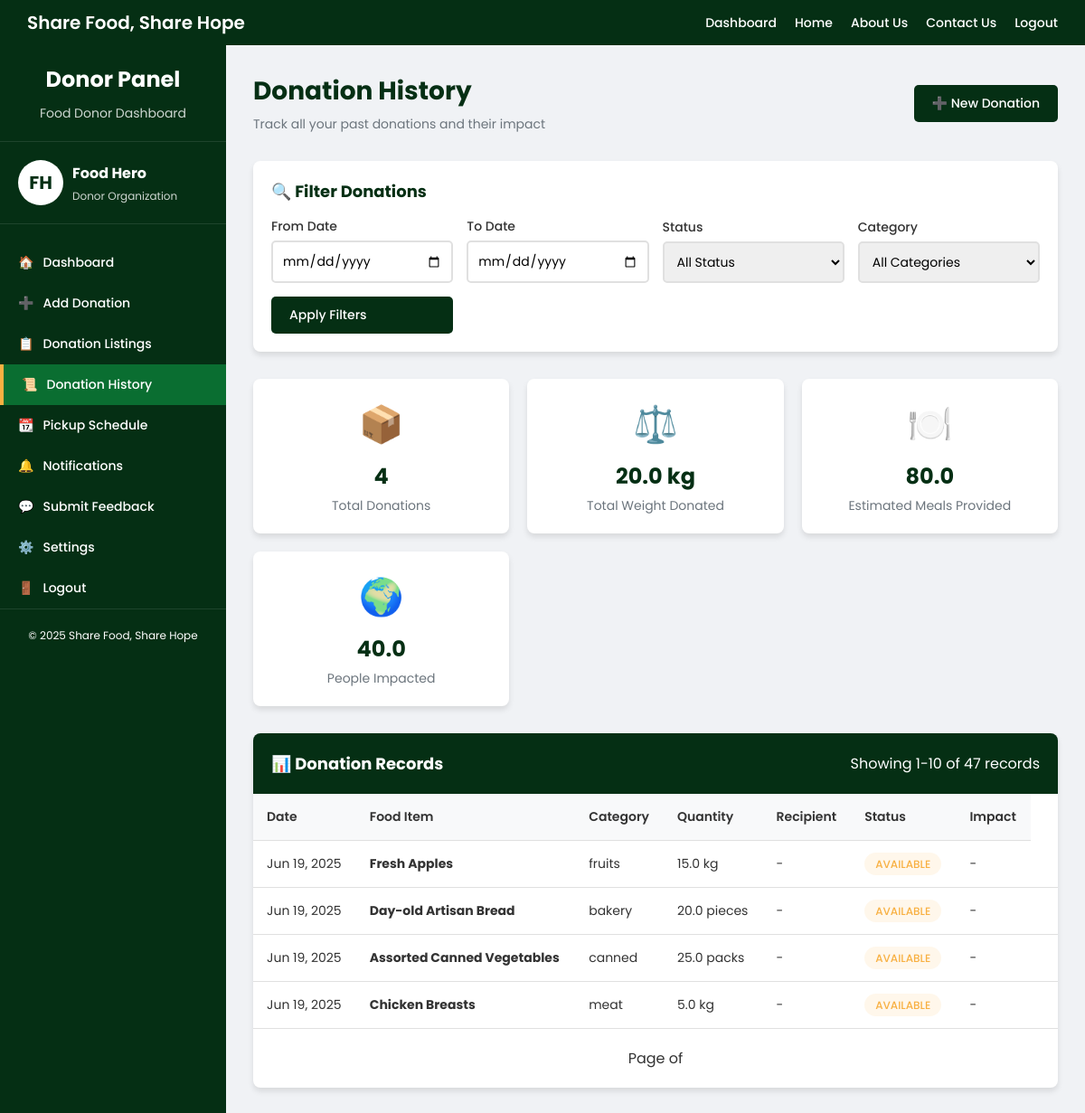
/donation-history/ (signed in), run on the app's committed database.
### fooddonor/models.py (models this page shows, shortened)
class FoodDonation(models.Model):
    STATUS_CHOICES = (
        ('available', 'Available'),
        ('claimed', 'Claimed'),
        ('delivered', 'Delivered'),
        ('expired', 'Expired'),
    )
    CATEGORY_CHOICES = [
        ('fruits', 'Fruits'),
        ('vegetables', 'Vegetables'),
        ('grains', 'Grains & Cereals'),
        ('dairy', 'Dairy Products'),
        ('meat', 'Meat & Poultry'),
        ('seafood', 'Seafood'),
        ('bakery', 'Bakery Items'),
        ('prepared', 'Prepared Food'),
        ('beverages', 'Beverages'),
        ('canned', 'Canned Goods'),
        ('others', 'Other'),
    ]
    UNIT_CHOICES = [
        ('kg', 'Kilograms'),
        ('lbs', 'Pounds'),
        ('pieces', 'Pieces'),
        ('portions', 'Portions'),
        ('litres', 'Litres'),
        ('packs', 'Packs'),
    ]
    DIETARY_CHOICES = [
        ('halal', 'Halal'),
        ('vegetarian', 'Vegetarian'),
        ('vegan', 'Vegan'),
        ('gluten_free', 'Gluten-Free'),
        ('none', 'None'),
    ]
    ALLERGEN_CHOICES = [
        ('nuts', 'Nuts'),
        ('dairy', 'Dairy'),
        ('gluten', 'Gluten'),
        ('soy', 'Soy'),
        ('shellfish', 'Shellfish'),
    ]
    donor = models.ForeignKey('fooddonor.Profile', on_delete=models.CASCADE, related_name='donations')
    title = models.CharField(max_length=100)
    description = models.TextField()
    quantity_amount = models.FloatField(default=1.0)
    quantity_unit = models.CharField(max_length=10, choices=UNIT_CHOICES, default='kg')
    category = models.CharField(max_length=100, choices=CATEGORY_CHOICES)
    dietary_info = models.TextField(blank=True, null=True)
    known_allergens = models.TextField(blank=True, null=True)
    expiry_date = models.DateField()
    pickup_location = models.CharField(max_length=255)
    status = models.CharField(max_length=10, choices=STATUS_CHOICES, default='available')
    created_at = models.DateTimeField(auto_now_add=True)
    image = models.ImageField(upload_to='', null=True, blank=True)

### fooddonor/views.py (the view)
# urls.py: path('donation-history/', views.donation_history, name='donation_history'),
@login_required
def donation_history(request):
    donations = FoodDonation.objects.filter(donor__user=request.user)
    unit_totals = defaultdict(float)
    for d in donations:
        if d.quantity_amount and d.quantity_unit:
            unit_totals[d.quantity_unit] += d.quantity_amount
    paginator = Paginator(donations, 10)  # Show 10 donations per page
    page_number = request.GET.get('page')
    page_obj = paginator.get_page(page_number)
    total_donations = donations.count()
    total_weight = sum(
    float(d.quantity_amount)
        for d in donations
        if d.quantity_unit == "kg"
    )
    estimated_meals = total_weight * 4  # e.g., 1kg = 4 meals
    total_impact = estimated_meals // 2  # example assumption
    return render(request, 'donationhistory.html', {
        'donations': donations,
        'total_donations': total_donations,
        'total_weight': total_weight,
        'estimated_meals': estimated_meals,
        'total_impact': total_impact,
    })

### fooddonor/templates/donationhistory.html (shortened to what this page needs)
<!DOCTYPE html>
<html lang="en">
<head>
</head>
<body>
<div class="topbar">
  <div class="logo">Share Food, Share Hope</div>
  <div class="nav-links">
    <a href="#">Dashboard</a>
    <a href="#">Home</a>
    <a href="#">About Us</a>
    <a href="#">Contact Us</a>
    <a href="#">Logout</a>
  </div>
</div>
<div class="dashboard">
  <div class="sidebar">
    <div class="sidebar-header">
      <h2>Donor Panel</h2>
      <p>Food Donor Dashboard</p>
    </div>
    <div class="user-info">
      <div class="user-avatar">
        {% if user.first_name and user.last_name %}
          {{ user.first_name.0 }}{{ user.last_name.0 }}
        {% elif user.first_name %}
          {{ user.first_name.0 }}{{ user.first_name.1|default:'' }}
        {% else %}
          {{ user.username.0 }}{{ user.username.1|default:'' }}
        {% endif %}
      </div>
      <div class="user-details">
        <h3>
          {% if user.get_full_name %}
            {{ user.get_full_name }}
          {% else %}
            {{ user.username }}
          {% endif %}
        </h3>
        <p>Donor Organization</p>
      </div>
    </div>
    <div class="menu">
        <a href="{% url 'fooddonor:donor_dashboard' %}" class="menu-item">
          <div class="menu-icon">🏠</div>
          <div class="menu-text">Dashboard</div>
        </a>
        <a href="{% url 'fooddonor:add_food' %}" class="menu-item">
          <div class="menu-icon">➕</div>
          <div class="menu-text">Add Donation</div>
        </a>
        <a href="{% url 'fooddonor:donation_list' %}" class="menu-item">
          <div class="menu-icon">📋</div>
          <div class="menu-text">Donation Listings</div>
        </a>
        <a href="{% url 'fooddonor:donation_history' %}" class="menu-item active">
          <div class="menu-icon">📜</div>
          <div class="menu-text">Donation History</div>
        </a>
        <a href="{% url 'fooddonor:pickup_schedule' %}" class="menu-item">
          <div class="menu-icon">📆</div>
          <div class="menu-text">Pickup Schedule</div>
        </a>
        <a href="{% url 'fooddonor:notifications' %}" class="menu-item">
          <div class="menu-icon">🔔</div>
          <div class="menu-text">Notifications</div>
        </a>
        <a href="{% url 'fooddonor:submit_feedback' %}" class="menu-item">
          <div class="menu-icon">💬</div>
          <div class="menu-text">Submit Feedback</div>
        </a>
        <a href="{% url 'fooddonor:settings' %}" class="menu-item">
          <div class="menu-icon">⚙️</div>
          <div class="menu-text">Settings</div>
        </a>
        <a href="{% url 'fooddonor:logout' %}" class="menu-item">
          <div class="menu-icon">🚪</div>
          <div class="menu-text">Logout</div>
        </a>
    </div>
    <div class="sidebar-footer">
      <p>© 2025 Share Food, Share Hope</p>
    </div>
  </div>
  <div class="main-content">
    <div class="header">
      <div class="header-title">
        <h1>Donation History</h1>
        <p>Track all your past donations and their impact</p>
      </div>
      <div class="header-actions">
        <a href="{% url 'fooddonor:add_food' %}" class="btn btn-primary">
          ➕ New Donation
        </a>
      </div>
    </div>
    <div class="filter-section">
      <h3>🔍 Filter Donations</h3>
      <div class="filter-grid">
        <div class="form-group">
          <label for="dateFrom">From Date</label>
          <input type="date" id="dateFrom" name="dateFrom">
        </div>
        <div class="form-group">
          <label for="dateTo">To Date</label>
          <input type="date" id="dateTo" name="dateTo">
        </div>
        <div class="form-group">
          <label for="status">Status</label>
          <select id="status" name="status">
            <option value="">All Status</option>
          </select>
        </div>
        <div class="form-group">
          <label for="category">Category</label>
          <select id="category" name="category">
            <option value="">All Categories</option>
          </select>
        </div>
        <div class="form-group">
          <button class="btn btn-primary" onclick="applyFilters()">Apply Filters</button>
        </div>
      </div>
    </div>
    <div class="summary-cards">
      <div class="summary-card">
        <div class="icon">📦</div>
        <h3 id="totalDonations">{{total_donations}}</h3>
        <p>Total Donations</p>
      </div>
      <div class="summary-card">
        <div class="icon">⚖️</div>
        <h3 id="totalWeight">{{total_weight}} kg</h3>
        <p>Total Weight Donated</p>
      </div>
      <div class="summary-card">
        <div class="icon">🍽️</div>
        <h3 id="totalMeals">{{estimated_meals}}</h3>
        <p>Estimated Meals Provided</p>
      </div>
      <div class="summary-card">
        <div class="icon">🌍</div>
        <h3 id="totalImpact">{{total_impact}}</h3>
        <p>People Impacted</p>
      </div>
    </div>
    <div class="history-table">
      <div class="table-header">
        <h3>📊 Donation Records</h3>
        <span id="recordCount">Showing 1-10 of 47 records</span>
      </div>
      <div class="table-container">
        <table id="historyTable">
          <thead>
            <tr>
              <th>Date</th>
              <th>Food Item</th>
              <th>Category</th>
              <th>Quantity</th>
              <th>Recipient</th>
              <th>Status</th>
              <th>Impact</th>
            </tr>
          </thead>
          <tbody id="historyTableBody">
             {% for donation in donations %}
              <tr>
                <td>{{ donation.created_at|date:"M d, Y" }}</td>
                <td><strong>{{ donation.title }}</strong></td>
                <td>{{ donation.category }}</td>
                <td>{{ donation.quantity_amount }} {{ donation.quantity_unit }}</td>
                <td>-</td>
                <td>
                  {% if donation.status == "available" %}
                    <span class="status-badge status-pending">Available</span>
                  {% elif donation.status == "claimed" %}
                    <span class="status-badge status-in-progress">Claimed</span>
                  {% elif donation.status == "delivered" %}
                    <span class="status-badge status-completed">Delivered</span>
                  {% elif donation.status == "expired" %}
                    <span class="status-badge status-cancelled">Expired</span>
                  {% endif %}
                </td>
                <td>-</td>
                <td>
                </td>
              </tr>
            {% empty %}
              <tr><td colspan="8" class="no-data">No donations found.</td></tr>
            {% endfor %}
          </tbody>
        </table>
      </div>
      <div class="pagination">
        <span class="page-links">
          <span class="page-current">
            Page {{ page_obj.number }} of {{ page_obj.paginator.num_pages }}
          </span>
        </span>
      </div>
    </div>
  </div>
</div>
</body>
</html>

### data on the page
FoodDonation: created_at "Jun 19, 2025", title "Fresh Apples", category "fruits", quantity_amount "15.0", quantity_unit "kg", status "AVAILABLE"
FoodDonation: created_at "Jun 19, 2025", title "Day-old Artisan Bread", category "bakery", quantity_amount "20.0", quantity_unit "pieces", status "AVAILABLE"
FoodDonation: created_at "Jun 19, 2025", title "Assorted Canned Vegetables", category "canned", quantity_amount "25.0", quantity_unit "packs", status "AVAILABLE"
FoodDonation: created_at "Jun 19, 2025", title "Chicken Breasts", category "meat", quantity_amount "5.0", quantity_unit "kg", status "AVAILABLE"

### other printed values
{{ user.first_name.0 }} "F"
{{ user.last_name.0 }} "H"
{{ user.get_full_name }} "Food Hero"
{{ total_donations }} "4"
{{ total_weight }} "20.0"
{{ estimated_meals }} "80.0"
{{ total_impact }} "40.0"
